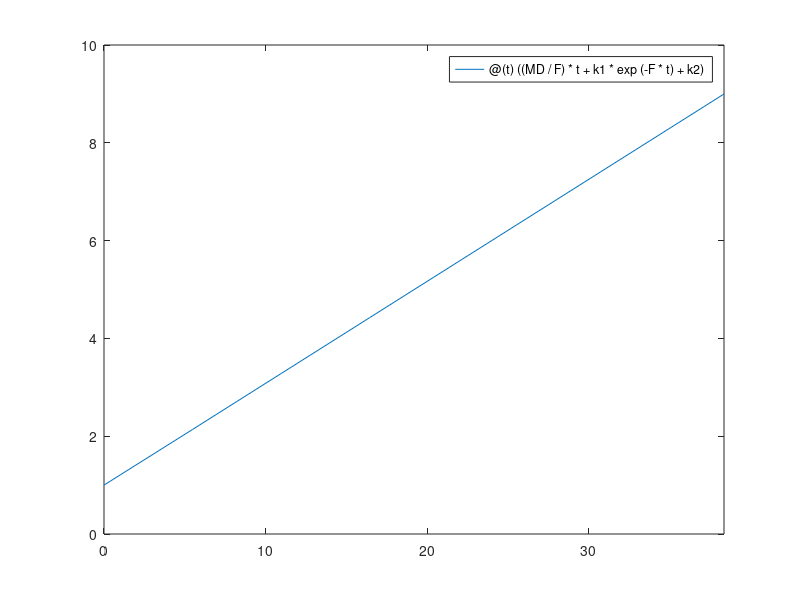

Reproduce this figure in MATLAB. (Note: this script raises an error after producing the figure.)
%%APPROXIMATE%%
%Constant Values
radius = 0.001; 
uf = 0.084;
pf = 920;
ps = 8960;
Volume = (4/3*pi*radius^3); 
mass = ps*Volume;
gravity = 9.81; 
% Inital Conditions: x'(0) = 0 and x(0) = 1
F = (6*pi*uf*radius)/mass;
MD = gravity * (1-(pf/ps));
k1 = MD / F^2;
k2 = 1 - k1;
X_1 = @(t)(MD/F) + k1 * F * exp(-F*t);
X = @(t)((MD/F) * t + k1 * exp(-F*t) + k2);
newY = @(x) (x*(0.2087) + 0.0049*exp(-42.1875*x) + 0.9951);
tBottom = fzero(@(x)newY(x)-9, 39)
apprx = fplot(X, [0, tBottom]);
hold on;

%%TRUE%%
Ts = [0.1, 1, 10];
for n = 1:3
    deltaT = Ts(n);
    t = 0:deltaT:tBottom;
    XTrue = zeros(1,length(t)); 
    XTrue(1) = 1;
    for i=1:(length(t)-1)
        k_1 = X_1(t(i));
        k_2 = X_1(t(i)+deltaT/2);
        k_3 = X_1(t(i)+deltaT/2);
        k_4 = X_1(t(i)+deltaT);
        XTrue(i+1) = XTrue(i) + (1/6)*(k_1+2*k_2+2*k_3+k_4)*deltaT;
    end
    if deltaT == 0.1
        Tplot1 = plot(t, XTrue);
    elseif deltaT == 1
        Tplot2 = plot(t, XTrue);
    elseif deltaT == 10
        Tplot3 = plot(t, XTrue);
    end
end
legend([apprx Tplot1 Tplot2 Tplot3], ["Approximate", "True-0.1s", "True-1s", "True-10s"])
hold on;
hold off;